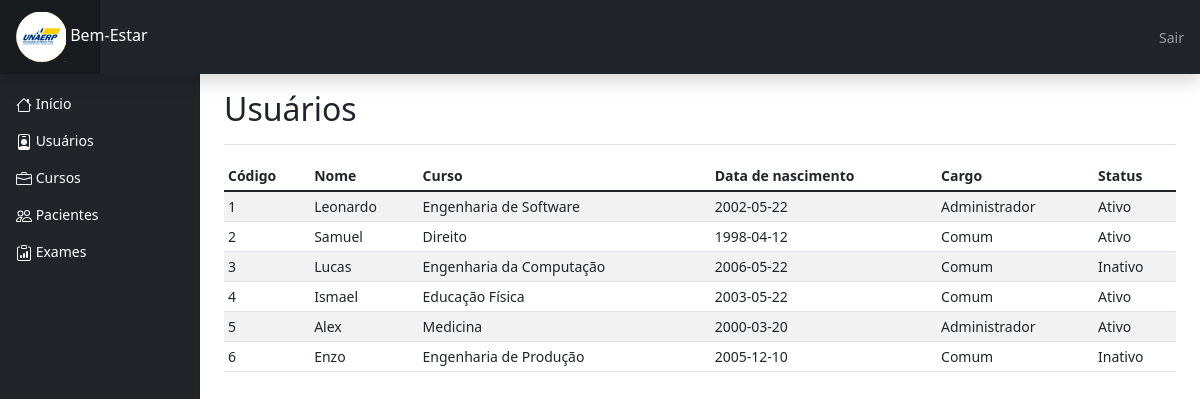
The page /main.php?p=usuarios/index.php (signed in) on the database its author committed.
### tables this page shows
CREATE TABLE usuarios (
    cod_usuario INT(6) AUTO_INCREMENT, 
    id_curso INT(4), 
    nom_usuario VARCHAR(40) NOT NULL, 
    dtn_usuario DATE NOT NULL, 
    sen_usuario VARCHAR(32) NOT NULL, 
    per_usuario TINYINT(1) NOT NULL, 
    sts_usuario TINYINT(1) NOT NULL,
    PRIMARY KEY(cod_usuario)
);

CREATE TABLE cursos (
    id_curso INT(4) AUTO_INCREMENT, 
    nom_curso VARCHAR(30) NOT NULL,
    PRIMARY KEY(id_curso)
);

### usuarios/index.php (the view, shortened to what this page needs)
<?php
if($_SESSION['logado'] == 1) {
    require_once 'config.php';
    $conn = new mysqli($host, $user, $password, $dbname);
    $sql = "SELECT * FROM usuarios u INNER JOIN cursos c ON u.id_curso=c.id_curso ORDER BY cod_usuario";
    $res = $conn->query($sql);
    ?>
    <div class="d-flex justify-content-between flex-wrap flex-md-nowrap align-items-center pt-3 pb-2 mb-3 border-bottom">
        <h1 class="h2">Usuários</h1>
    </div>
    <?php
    if($res->num_rows>0){
        ?>
        <div class="table-responsive">
            <table class="table table-striped table-sm">
                <thead>
                    <tr>
                    <th scope="col">Código</th>
                    <th scope="col">Nome</th>
                    <th scope="col">Curso</th>
                    <th scope="col">Data de nascimento</th>
                    <th scope="col">Cargo</th>
                    <th scope="col">Status</th>
                    </tr>
                </thead>
                <tbody>
                    <?php
                    while($row = $res->fetch_assoc()){
                        $status="";
                        $adm="";
                        if($row['sts_usuario']==1) {
                            $status="Ativo";
                        }
                        else {
                            $status="Inativo";
                        }
                        if($row['per_usuario']==1) {
                            $adm="Administrador";
                        }
                        else {
                            $adm="Comum";
                        }
                        echo "<tr>
                            <td>".$row['cod_usuario']."</td>
                            <td>".$row['nom_usuario']."</td>
                            <td>".$row['nom_curso']."</td>
                            <td>".$row['dtn_usuario']."</td>
                            <td>".$adm."</td>
                            <td>".$status."</td>";
                        if($_SESSION['per_usuario'] == 1) {
                            echo "<td><a href='index.php?p=usuarios/detalhes.php&id=".$row['cod_usuario']."' class='btn btn-secondary btn-sm'>Detalhes</a></tr>";
                        }
                        else {
                            echo "</tr>";
                        }
                    }
                    ?>
                </tbody>
            </table>
        </div>
        <?php
    }
}
?>

### css/dashboard.css (style rules this page uses)
body { font-size: .875rem; }

### rows shown on the page
usuarios: cod_usuario "1", nom_usuario "Leonardo", id_curso.nom_curso "Engenharia de Software", dtn_usuario "2002-05-22", per_usuario "Administrador", sts_usuario "Ativo"
usuarios: cod_usuario "2", nom_usuario "Samuel", id_curso.nom_curso "Direito", dtn_usuario "1998-04-12", per_usuario "Comum", sts_usuario "Ativo"
usuarios: cod_usuario "3", nom_usuario "Lucas", id_curso.nom_curso "Engenharia da Computação", dtn_usuario "2006-05-22", per_usuario "Comum", sts_usuario "Inativo"
usuarios: cod_usuario "4", nom_usuario "Ismael", id_curso.nom_curso "Educação Física", dtn_usuario "2003-05-22", per_usuario "Comum", sts_usuario "Ativo"
usuarios: cod_usuario "5", nom_usuario "Alex", id_curso.nom_curso "Medicina", dtn_usuario "2000-03-20", per_usuario "Administrador", sts_usuario "Ativo"
usuarios: cod_usuario "6", nom_usuario "Enzo", id_curso.nom_curso "Engenharia de Produção", dtn_usuario "2005-12-10", per_usuario "Comum", sts_usuario "Inativo"
